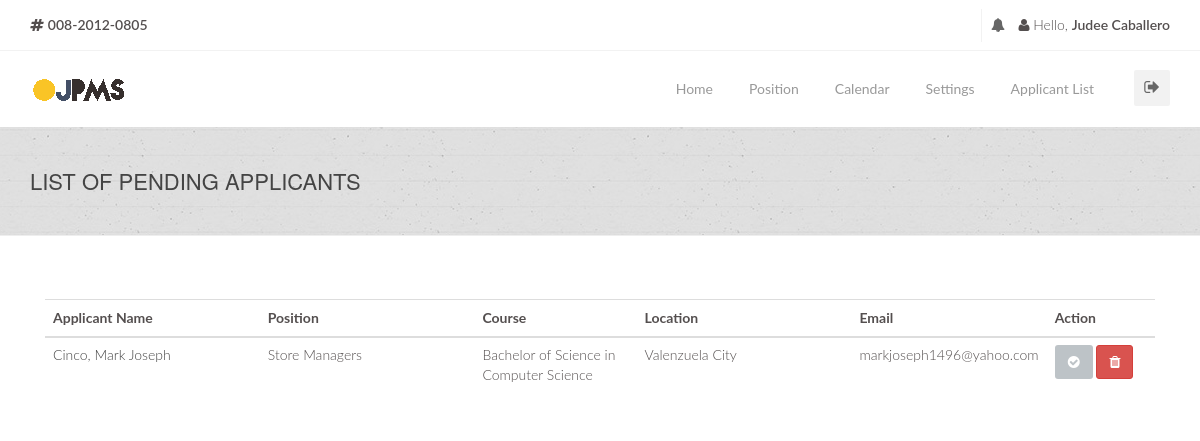
The page /company/company-pendingapplicants.php (signed in) on the database as committed earlier.
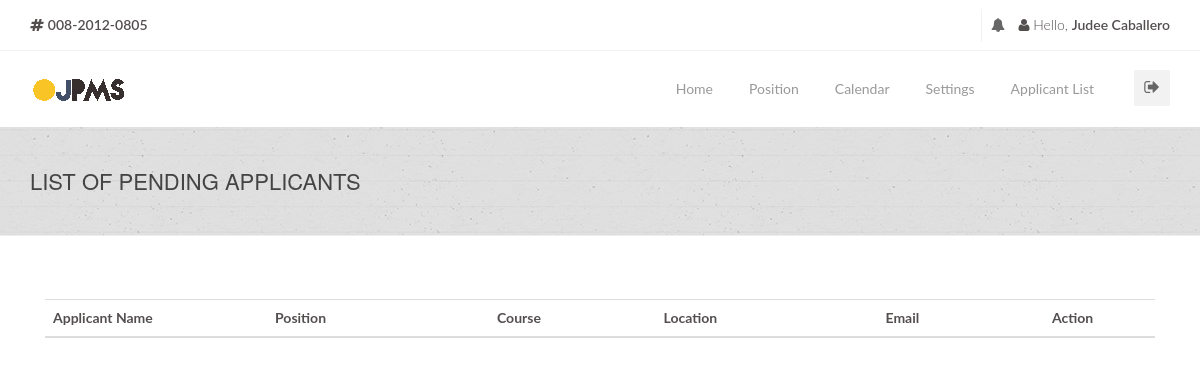
The same page on the database as committed later.
### tables this page shows
CREATE TABLE `requesttocompanytbl` (
  `RID` int(11) NOT NULL AUTO_INCREMENT,
  `CompanyID` varchar(255) NOT NULL,
  `StudentID` varchar(255) NOT NULL,
  `PositionID` varchar(255) NOT NULL,
  `Status` varchar(10) NOT NULL,
  PRIMARY KEY (`RID`)
);

CREATE TABLE `studentinfotbl` (
  `StudentID` int(255) NOT NULL AUTO_INCREMENT,
  `Password` varchar(255) NOT NULL,
  `SaltedPassword` varchar(255) NOT NULL,
  `FirstName` varchar(255) NOT NULL,
  `MiddleName` varchar(255) NOT NULL,
  `LastName` varchar(255) NOT NULL,
  `Gender` varchar(255) NOT NULL,
  `Birthdate` varchar(255) NOT NULL,
  `Status` varchar(255) NOT NULL,
  `CivilStatus` varchar(255) NOT NULL,
  `Nationality` varchar(255) NOT NULL,
  `EmploymentStatus` varchar(255) NOT NULL,
  `FBLink` varchar(255) NOT NULL,
  `TwitterLink` varchar(255) NOT NULL,
  `ProfileImage` varchar(255) NOT NULL,
  `MajorCourse` varchar(255) NOT NULL,
  PRIMARY KEY (`StudentID`)
);

CREATE TABLE `comppositiontbl` (
  `PositionID` int(11) NOT NULL AUTO_INCREMENT,
  `CompanyID` varchar(50) DEFAULT NULL,
  `Email` varchar(255) DEFAULT NULL,
  `PostingDateFrom` varchar(255) DEFAULT NULL,
  `PostingDateTo` varchar(255) DEFAULT NULL,
  `PositionLevel` varchar(255) DEFAULT NULL,
  `JobDescription` varchar(255) DEFAULT NULL,
  `JSpecialization` varchar(255) DEFAULT NULL,
  `EType` varchar(255) DEFAULT NULL,
  `AvPosition` varchar(255) DEFAULT NULL,
  `MonthlySalary` varchar(255) DEFAULT NULL,
  `YExperience` varchar(255) DEFAULT NULL,
  `RelatedCourses` varchar(255) DEFAULT NULL,
  `DegreeLevel` varchar(255) DEFAULT NULL,
  `Languages` varchar(255) DEFAULT NULL,
  `ReqSkills` varchar(500) DEFAULT NULL,
  PRIMARY KEY (`PositionID`)
);

CREATE TABLE `coursetbl` (
  `CourseID` int(11) NOT NULL AUTO_INCREMENT,
  `CourseTitle` varchar(255) NOT NULL,
  `CourseCode` varchar(255) NOT NULL,
  `CourseDescription` varchar(255) NOT NULL,
  PRIMARY KEY (`CourseID`)
);

CREATE TABLE `studcontactstbl` (
  `ContactsID` int(11) NOT NULL AUTO_INCREMENT,
  `StudentID` varchar(255) NOT NULL,
  `Email` varchar(255) NOT NULL,
  `Address` varchar(255) NOT NULL,
  `MobileNumber` varchar(255) NOT NULL,
  `Region` varchar(255) NOT NULL,
  `HomeNumber` varchar(255) NOT NULL,
  `PostalCode` varchar(255) NOT NULL,
  `WorkNumber` varchar(255) NOT NULL,
  `City` varchar(255) NOT NULL,
  PRIMARY KEY (`ContactsID`)
);

### connection.php (called while the page is built, shortened)
<?php
class GSecureSQLConfig
{
    static function get_mysqli_config($type = NULL)
    {
        if (strtoupper($type) == 'LOCALHOST') {
            return array(
                'host' => 'localhost:3306',
                'user' => 'root',
                'pass' => '',
                'db' => 'e2edb'
            );
        } else {
            return array(
                'host' => 'mysql.hostinger.ph',
                'user' => 'u987316885_e2edb',
                'pass' => 'o2ehQX3wqO',
                'db' => 'u987316885_e2edb'
            );
        }
    }
}
class GSecureSQL
{
    private static $config;
    private static function _get_mysqli_config()
    {
        self::$config = GSecureSQLConfig::get_mysqli_config();
    }
    static function query($sql, $has_return = FALSE, $types = NULL)
    {
        $cn = new mysqli(
            self::$config['host'],
            self::$config['user'],
            self::$config['pass'],
            self::$config['db']
        );
        $ret = NULL;
        $st = $cn->prepare($sql);
        if (is_null($types)) {
            if (!$has_return) {
                $st->execute();
                $st->close();
                $cn->close();
                $ret = 'Query has been executed';
            } else {
                $st->execute();
                $code_result = '$st->bind_result(';
                $bool = false;
                $p = array();
                for($i = 0; $i < $st->field_count; $i++){
                    if(!$bool){
                        $bool = true;
                        $code_result .= '$p[' . $i . ']';
                    }else{
                        $code_result .= ',$p[' . $i . ']';
                    }
                }
                $code_result .= ');';
                eval($code_result);
                $ret = array();
                $k = 0;
                while($st->fetch()){
                    for($i = 0; $i < count($p); $i++){
                        $ret[$k][$i] = $p[$i];
                    }
                    $k++;
                }
            }
        } else {
            if (!$has_return) {
                $arg = func_get_args();
                $code = '$st->bind_param($types';
                for ($i = 3; $i < count($arg); $i++) {
                    $code .= ',$arg[' . $i . ']';
                }
                $code .= ');';
                eval($code);
                $st->execute();
                $st->close();
                $cn->close();
            } else {
                $arg = func_get_args();
                $code = '$st->bind_param($types';
                for ($i = 3; $i < count($arg); $i++) {
                    $code .= ',$arg[' . $i . ']';
                }
                $code .= ');';
                eval($code);
                $st->execute();
                $code_result = '$st->bind_result(';
                $bool = false;
                $p = array();
                for($i = 0; $i < $st->field_count; $i++){
                    if(!$bool){
                        $bool = true;
                        $code_result .= '$p[' . $i . ']';
                    }else{
                        $code_result .= ',$p[' . $i . ']';
                    }
                }
                $code_result .= ');';
                eval($code_result);
                $ret = array();
                $k = 0;
                while($st->fetch()){
                    for($i = 0; $i < count($p); $i++){
                        $ret[$k][$i] = $p[$i];
                    }
                    $k++;
                }
            }
        }
        return $ret;
    }
}

### company/company-pendingapplicants.php (the view, shortened to what the changed rows need)
<?php
include('../connection.php');
?>
<!doctype html>
<html lang="en">
<head>
    <link href="../css/bootstrap.min.css" rel="stylesheet"/>
    <link href="../css/bootstrapValidator.min.css" rel="stylesheet"/>
    <link rel="stylesheet" href="../css/font-awesome.min.css" type="text/css" media="screen">
    <link href="../fonts/ffonts/montserrat.css" rel="stylesheet" type="text/css">
    <link href="../fonts/ffonts/kaushan.css" rel="stylesheet" type="text/css">
    <link href="../fonts/ffonts/droid.css" rel="stylesheet" type="text/css">
    <link href="../fonts/ffonts/roboto.css" rel="stylesheet" type="text/css">
    <link rel="stylesheet" type="text/css" href="../css/slicknav.css" media="screen">
    <link rel="stylesheet" type="text/css" href="../css/style.css" media="screen">
    <link rel="stylesheet" type="text/css" href="../css/responsive.css" media="screen">
    <link rel="stylesheet" type="text/css" href="../css/animate.css" media="screen">
    <link rel="stylesheet" type="text/css" href="../css/colors/yellow.css" title="yellow" media="screen"/>
</head>
<body>
<div class="page-banner" style="padding:40px 0; center #f9f9f9;">
    <div class="container">
        <div class="row">
            <div class="col-md-6">
                <h2>List of Pending Applicants</h2>
            </div>
        </div>
    </div>
</div>
<br><br><br>
<div class="container">
    <div class="col-md-12">
        <table class="table segment table-hover">
            <thead>
            <tr>
                <th width='20%' class='tabletitle'>Applicant Name</th>
                <th width='20%' class='tabletitle'>Position</th>
                <th width='15%' class='tabletitle'>Course</th>
                <th width='20%' class='tabletitle'>Location</th>
                <th width='15%' class='tabletitle'>Email</th>
                <th width='10%' class='tabletitle'>Action</th>
            </thead>
            <?php
            $requesttocompany_tbl =
                GSecureSQL::query(
                    "SELECT
                          requesttocompanytbl.RID,
                          requesttocompanytbl.StudentID,
                          requesttocompanytbl.PositionID,
                          requesttocompanytbl.Status,
                          studentinfotbl.StudentID,
                          studentinfotbl.FirstName,
                          studentinfotbl.LastName,
                          studentinfotbl.MajorCourse,
                          studcontactstbl.StudentID,
                          studcontactstbl.City,
                          studcontactstbl.Email,
                          comppositiontbl.PositionID,
                          comppositiontbl.PositionLevel
                          FROM
                          requesttocompanytbl
                          INNER JOIN comppositiontbl ON requesttocompanytbl.PositionID = comppositiontbl.PositionID
                          INNER JOIN studentinfotbl ON requesttocompanytbl.StudentID = studentinfotbl.StudentID
                          INNER JOIN studcontactstbl ON studentinfotbl.StudentID = studcontactstbl.StudentID
                          WHERE requesttocompanytbl.Status = 'Pending'
                          ",
                    TRUE
                );
            foreach ($requesttocompany_tbl as $value) {
                $RID = $value[0];
                $PositionLevel = $value[12];
                $FirstName = $value[5];
                $LastName = $value[6];
                $MajorCourse = $value[7];
                $Location = $value[9];
                $Email = $value[10];
                $coursetbl =
                    GSecureSQL::query(
                        "SELECT CourseTitle FROM coursetbl WHERE CourseCode = ?",
                        TRUE,
                        "s",
                        $MajorCourse
                    );
                foreach ($coursetbl as $value1) {
                    $MajorCourse = $value1[0];
                }
                ?>
                <tbody>
                <tr>
                    <td width=20% class=tabletitle><a href=''><?php echo $LastName . ", " . $FirstName; ?></td>
                    <td width=20% class=tabletitle><?php echo $PositionLevel; ?></a></td>
                    <td width=15% class=tabletitle><?php echo $MajorCourse; ?></td>
                    <td width=15% class=tabletitle><?php echo $Location; ?></td>
                    <td width=15% class=tabletitle><?php echo $Email; ?></td>
                    <td width='10%'>
                        <button class='btn btn-default' data-toggle='modal'
                                data-target='#AcceptRequest<?php echo $RID; ?>'><i
                                class='fa fa-check-circle'></i></button>
                        <button class='btn btn-danger' data-toggle='modal'
                                data-target='#DeclineRequest<?php echo $RID; ?>'><i
                                class='fa fa-trash fa-1x'></i></button>
                    </td>
                </tbody>
                <?php
            }
            ?>
        </table>
    </div>
</div>
</body>
</html>

Rows that differ between the two databases and show on the page:
no longer on this page (row edited): requesttocompanytbl: studentinfotbl.LastName "Cinco", studentinfotbl.FirstName "Mark Joseph", PositionID.PositionLevel "Store Managers", coursetbl.CourseTitle "Bachelor of Science in Computer Science", studcontactstbl.City "Valenzuela City", studcontactstbl.Email "markjoseph1496@yahoo.com"
